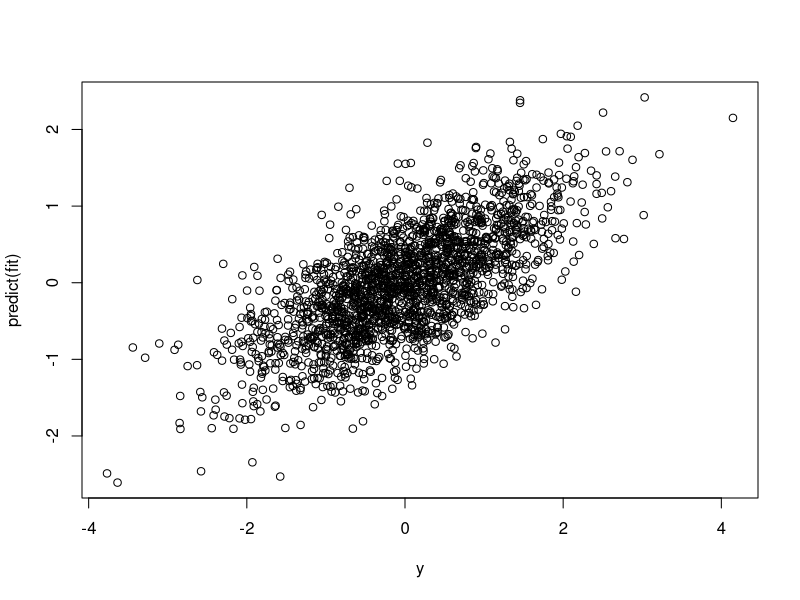
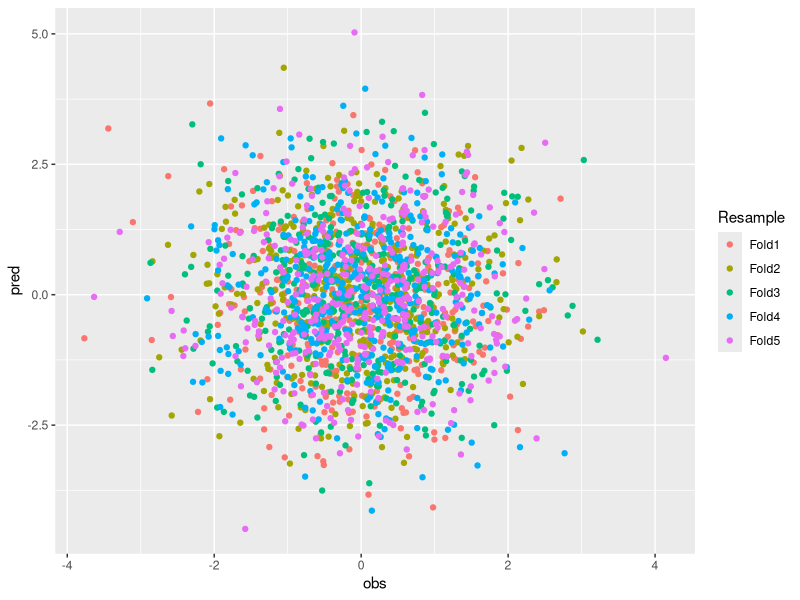
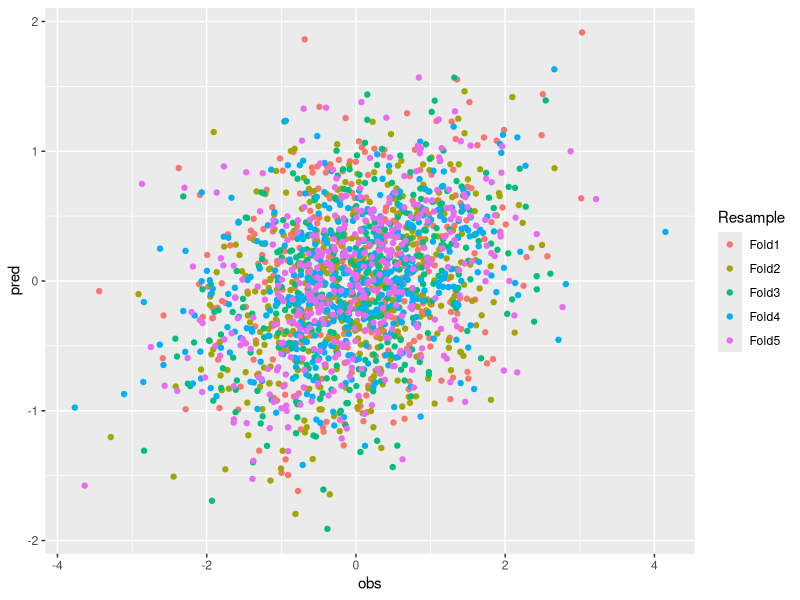

These figures' R source, in order:
## ---- chunk 1
library(caret)
m <- 2000 # observations
n <- 1000 # features
x <- matrix(rnorm(m*n),ncol=n,dimnames=list(seq_len(m),seq_len(n)))
y <- rnorm(m)
fit <- train(x, y, method="lm", trControl=trainControl(method="none"))
fit$results
plot(y, predict(fit))
cor(y, predict(fit))
## ---- chunk 2
trCtl <- trainControl(method="cv", number=5, savePredictions=TRUE)
fit <- train(x, y, method="lm", trControl=trCtl)
fit$results
head(fit$pred)
getR2 <- function(pred) {
  r2s <- sapply(1:5, function(i) {
    idx <- pred[,"Resample"] == paste0("Fold",i)
    cor(pred[idx,2], pred[idx,1])^2
  })
  mean(r2s)
}
getR2(fit$pred)
## ---- chunk 3
library(ggplot2)
ggplot(fit$pred, aes(obs, pred, color=Resample)) + geom_point()
## ---- chunk 4
cors <- cor(x, y)[,1]
q <- quantile(abs(cors), .8)
x.filt <- x[,abs(cors) > q]
fit <- train(x.filt, y, method="lm", trControl=trCtl)
fit$results
getR2(fit$pred)
ggplot(fit$pred, aes(obs, pred, color=Resample)) + geom_point()
